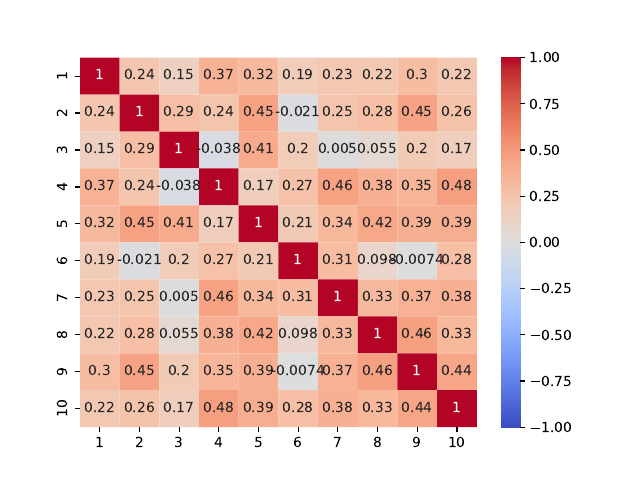

Write Python code to recreate this figure.
import pandas as pd
import seaborn as sns
import matplotlib.pyplot as plt

# 示例数据
# data = {
#     'A': [1, 2, 3, 4, 5],
#     'B': [2, 4, 6, 8, 10],
#     'C': [5, 4, 3, 2, 1],
#     'D': [10, 8, 6, 4, 2]
# }

result_dict = {}
for i in range(1, 11):
    # if i == 3 or i == 2 or i == 6:
    #     continue
    with open('result_{}.txt'.format(i), 'r') as f:
        content = f.read()
        result = content.split('\n')
        # print(result)
        num_result = []
        for each in result:
            if each == 'SoAy':
                num_result.append(0)
            elif each == 'ChatGPT raw result':
                num_result.append(1)
            else:
                num_result.append(-1)
        print(len(num_result))
        result_dict[str(i)] = num_result

# result_dict['mv'] = [0, 0, 0, 0, -1, -1, 0, 0, 0, 0, 0, -1, 0, 0, -1, 0, 0, -1, 0, -1, -1, 0, 0, -1, 0, -1, -1, -1, -1, -1, 0, 0, -1, 0, -1, -1, 0, -1, -1, -1, -1, 0, 0, -1, -1, 0, -1, 0, 0, 0, -1, 0, 0, 0]
# print(len(result_dict['mv']))

# 创建DataFrame
df = pd.DataFrame(result_dict)

# 计算Spearman相关系数
corr_matrix = df.corr(method='spearman')

# 绘制热力图
sns.heatmap(corr_matrix, annot=True, cmap='coolwarm', vmin=-1, vmax=1)

plt.savefig('spearman.pdf', dpi=500, format = 'pdf')

# 显示图形
plt.show()